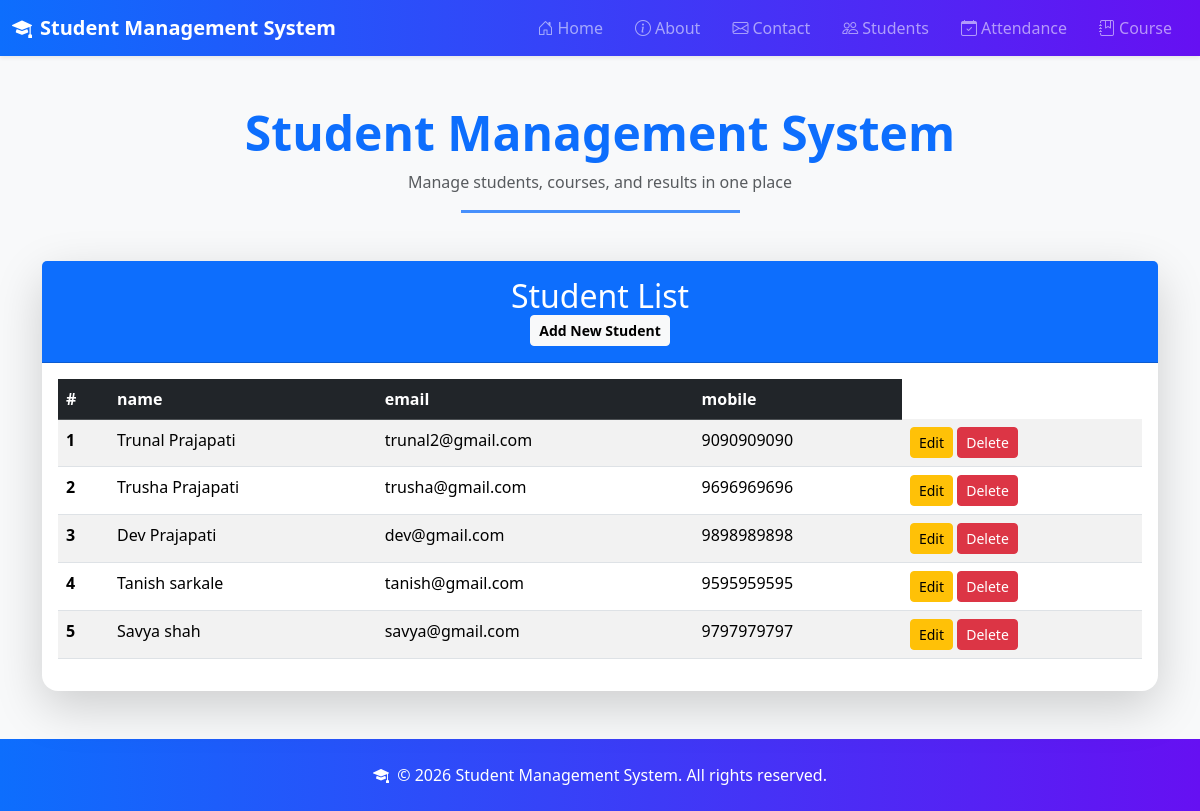
/studentList/, run on an earlier commit of the app's database.
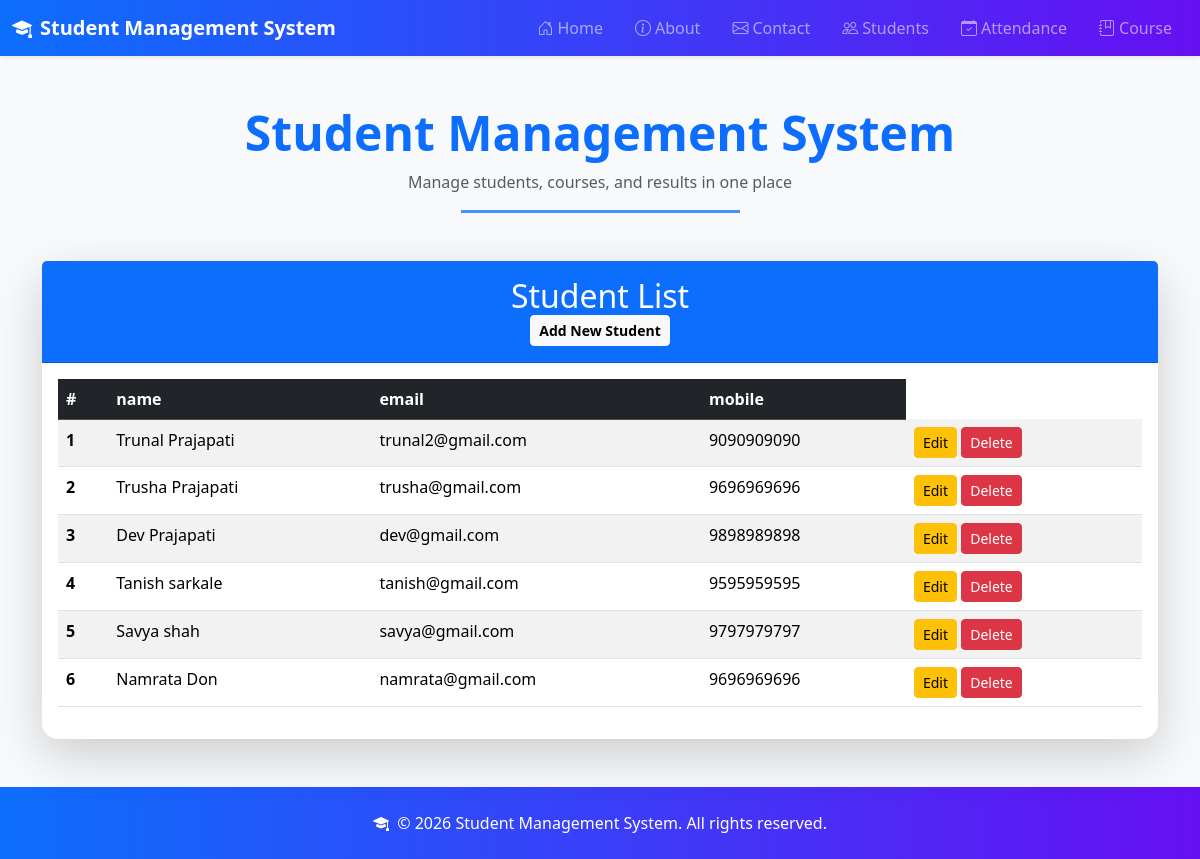
And on a later commit of the database.
### student/models.py (models this page shows, shortened)
class Student(models.Model):
    name = models.CharField(max_length=100)
    email = models.EmailField()
    mobile = models.CharField(max_length=15)

### student/views.py (the view)
# urls.py: path('studentList/', views.studentList, name='studentList'),
def studentList(request):
    students = Student.objects.all()
    return render(request, 'student_crud/list.html', {'students': students})

### student/Template/student_crud/list.html
{% extends 'base.html' %}
{% block content %}
<div class="card shadow-lg border-0 rounded-4">
    <div class="card-header bg-primary text-white text-center py-3">
        <h2 class="mb-0">Student List</h2>
        <a href="{% url 'add' %}" class="btn btn-light btn-sm fw-bold">Add New Student</a>
    </div>
    <div class="card-body">
        <table class="table table-striped table-hover">
            <thead class="table-dark">
                <tr>
                    <th scope="col">#</th>
                    <th scope="col">name</th>
                    <th scope="col">email</th>
                    <th scope="col">mobile</th>
                </tr>
            </thead>
            <tbody>
                {% for student in students %}
                <tr>
                    <th scope="row">{{ forloop.counter }}</th>
                    <td>{{ student.name }}</td>
                    <td>{{ student.email }}</td>
                    <td>{{ student.mobile }}</td>
                    <td>
                        <a href="{% url 'student_edit' student.id %}" class="btn btn-sm btn-warning">Edit</a>
                        <a href="{% url 'student_delete' student.id %}" class="btn btn-sm btn-danger"
                            onClick="return confirm('Are you sure you want to delete this student?');">
                            Delete</a>
                    </td>
                </tr>
                {% endfor %}
            </tbody>
        </table>
    </div>
</div>
{% endblock %}

What changed in the data, as far as the page shows it:
added Student: name "Namrata Don", email "namrata@gmail.com", mobile "9696969696"
